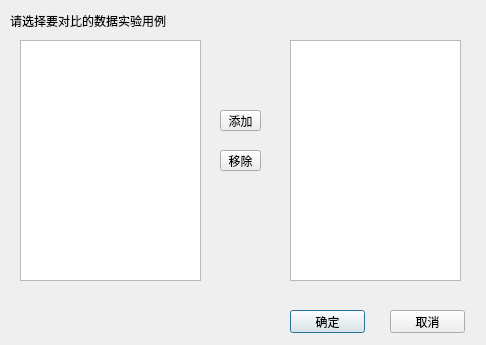
<?xml version="1.0" encoding="UTF-8"?>
<ui version="4.0">
 <class>SelectMergeDlg</class>
 <widget class="QDialog" name="SelectMergeDlg">
  <property name="geometry">
   <rect>
    <x>0</x>
    <y>0</y>
    <width>486</width>
    <height>345</height>
   </rect>
  </property>
  <property name="windowTitle">
   <string>对比分析</string>
  </property>
  <widget class="QLabel" name="label">
   <property name="geometry">
    <rect>
     <x>10</x>
     <y>0</y>
     <width>221</width>
     <height>41</height>
    </rect>
   </property>
   <property name="text">
    <string>请选择要对比的数据实验用例</string>
   </property>
  </widget>
  <widget class="QPushButton" name="pbOK">
   <property name="geometry">
    <rect>
     <x>290</x>
     <y>310</y>
     <width>75</width>
     <height>23</height>
    </rect>
   </property>
   <property name="text">
    <string>确定</string>
   </property>
  </widget>
  <widget class="QPushButton" name="pbCancel">
   <property name="geometry">
    <rect>
     <x>390</x>
     <y>310</y>
     <width>75</width>
     <height>23</height>
    </rect>
   </property>
   <property name="text">
    <string>取消</string>
   </property>
  </widget>
  <widget class="QListWidget" name="listWidget">
   <property name="geometry">
    <rect>
     <x>20</x>
     <y>40</y>
     <width>181</width>
     <height>241</height>
    </rect>
   </property>
  </widget>
  <widget class="QListWidget" name="ResultListWidget">
   <property name="geometry">
    <rect>
     <x>290</x>
     <y>40</y>
     <width>171</width>
     <height>241</height>
    </rect>
   </property>
  </widget>
  <widget class="QToolButton" name="tbadd">
   <property name="geometry">
    <rect>
     <x>220</x>
     <y>110</y>
     <width>41</width>
     <height>21</height>
    </rect>
   </property>
   <property name="text">
    <string>添加</string>
   </property>
  </widget>
  <widget class="QToolButton" name="tbdelete">
   <property name="geometry">
    <rect>
     <x>220</x>
     <y>150</y>
     <width>41</width>
     <height>21</height>
    </rect>
   </property>
   <property name="text">
    <string>移除</string>
   </property>
  </widget>
 </widget>
 <resources/>
 <connections>
  <connection>
   <sender>pbOK</sender>
   <signal>clicked()</signal>
   <receiver>SelectMergeDlg</receiver>
   <slot>accept()</slot>
   <hints>
    <hint type="sourcelabel">
     <x>327</x>
     <y>321</y>
    </hint>
    <hint type="destinationlabel">
     <x>242</x>
     <y>172</y>
    </hint>
   </hints>
  </connection>
  <connection>
   <sender>pbCancel</sender>
   <signal>clicked()</signal>
   <receiver>SelectMergeDlg</receiver>
   <slot>close()</slot>
   <hints>
    <hint type="sourcelabel">
     <x>427</x>
     <y>321</y>
    </hint>
    <hint type="destinationlabel">
     <x>242</x>
     <y>172</y>
    </hint>
   </hints>
  </connection>
 </connections>
</ui>
